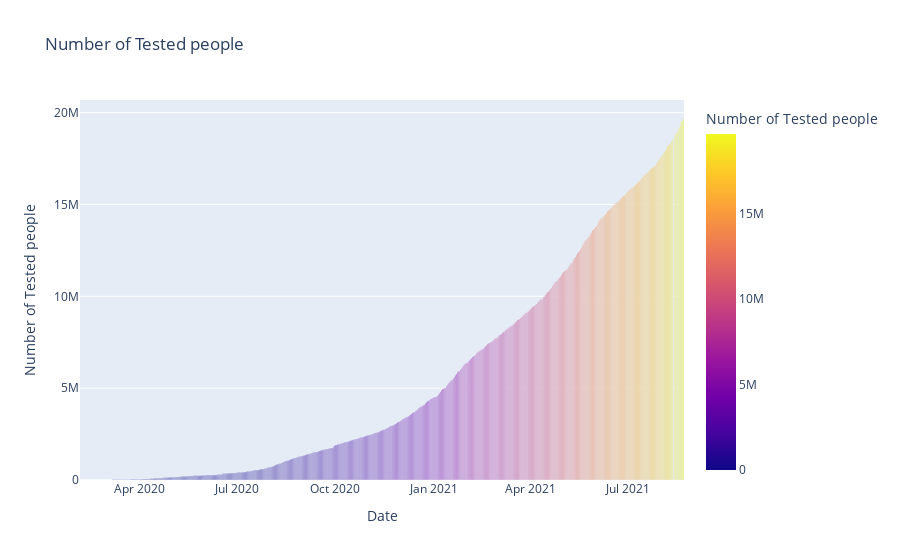

The notebook cell this image was saved under:
### Code cell
# Draw bar chart for Tested column
fig= px.bar(
    df_dom,
    y= 'Tested',
    color= 'Tested',
    title= 'Number of Tested people',
    labels= {'Tested': 'Number of Tested people'}
)
fig.show()

### Figure 1 — Plotly figure (JSON) as saved in the notebook; plotly's stock layout.template omitted (floating-point values rounded to 4 significant figures; data arrays with more than 128 entries replaced by an {"elided": "..."} marker saying what was removed)
{"data": [{"alignmentgroup": "True", "hovertemplate": "Date=%{x}<br>Number of Tested people=%{marker.color}<extra></extra>", "legendgroup": "", "marker": {"color": {"elided": "563 int values"}, "coloraxis": "coloraxis", "pattern": {"shape": ""}}, "name": "", "offsetgroup": "", "orientation": "v", "showlegend": false, "textposition": "auto", "type": "bar", "x": {"elided": "563 str values"}, "xaxis": "x", "y": {"elided": "563 int values"}, "yaxis": "y"}], "layout": {"barmode": "relative", "coloraxis": {"colorbar": {"title": {"text": "Number of Tested people"}}, "colorscale": [[0, "#0d0887"], [0.1111, "#46039f"], [0.2222, "#7201a8"], [0.3333, "#9c179e"], [0.4444, "#bd3786"], [0.5556, "#d8576b"], [0.6667, "#ed7953"], [0.7778, "#fb9f3a"], [0.8889, "#fdca26"], [1, "#f0f921"]]}, "legend": {"tracegroupgap": 0}, "title": {"text": "Number of Tested people"}, "xaxis": {"anchor": "y", "domain": [0, 1], "title": {"text": "Date"}}, "yaxis": {"anchor": "x", "domain": [0, 1], "title": {"text": "Number of Tested people"}}}}
